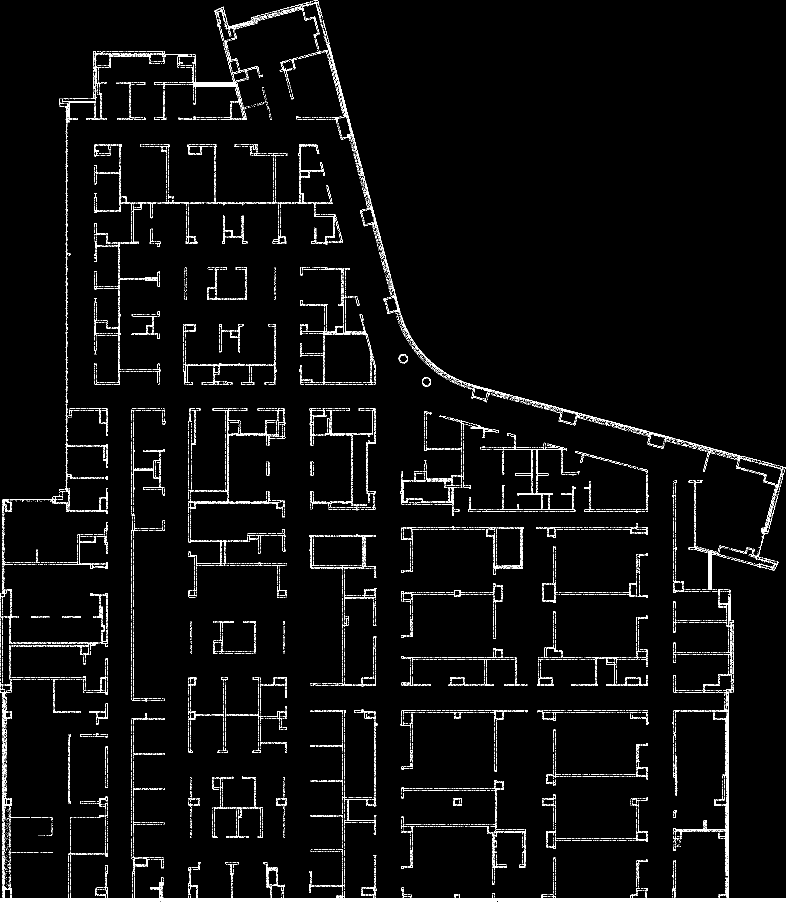
#> input picture Automonous_scanning/optimal_scan_locations/code/scripts/final_test/costmap/map.png, 1571 x 1809 px (shown at 1/2 size)
$ python extract_corners.py
#> lines starting #> are read from the running program, lines starting #| are printed output that depends on the picture; after the words box and inside, x2 and y2 are one past the last pixel; in counts of white or black regions, pixels touching at a corner belong together
import cv2
import numpy as np

def extract_occupancy_grid_map(image_path, threshold_value=128):
    # Load the cost map image
#> called with image_path = 'map.png', threshold_value = 128
    image = cv2.imread(image_path, cv2.IMREAD_GRAYSCALE)
#> image: shape (1809, 1571); 3.7% white; 8197 white regions (7419 under 20 px), largest, box (x1, y1, x2, y2) and area: (0, 1413, 1571, 1809) 23247, (717, 335, 932, 768) 1764, (931, 765, 1351, 885) 1409

    # Threshold the grayscale image to create a binary occupancy grid map
    _, occupancy_grid_map = cv2.threshold(image, threshold_value, 255, cv2.THRESH_BINARY)

    return occupancy_grid_map

def perform_10x10_convolution(occupancy_grid_map):
    # Define the kernel for 10x10 convolution
    kernel = np.ones((10, 10), dtype=np.uint8)

    # Perform convolution on the occupancy grid map
    convolved_map = cv2.filter2D(occupancy_grid_map, -1, kernel, borderType=cv2.BORDER_CONSTANT)
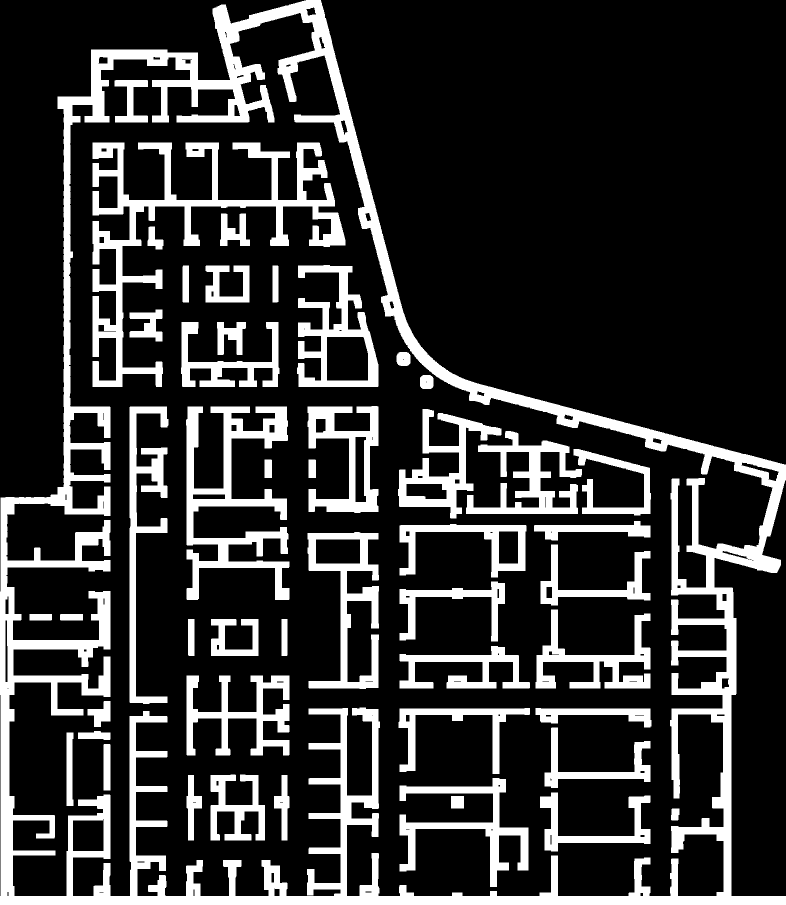
#> convolved_map: shape (1809, 1571) (shown at 1/2 size); 19.6% white; 49 white regions, largest, box (x1, y1, x2, y2) and area: (0, 0, 1571, 1809) 245462, (185, 285, 691, 774) 44886, (372, 813, 579, 1200) 27721

    # Set unoccupied cells between occupied cells to be unoccupied
    reduced_map = convolved_map.copy()
    reduced_map[convolved_map < 255] = 0

    return reduced_map

def extract_corners(occupancy_grid_map):
    # Find corners in the occupancy grid map using goodFeaturesToTrack
    corners = cv2.goodFeaturesToTrack(occupancy_grid_map, maxCorners=10000, qualityLevel=0.01, minDistance=10)
#> corners = 2407 rows, first 8: [998, 1571], [998, 1430], [1101, 1431], [1448, 1430], [1434, 1430], [1287, 1309], [12, 1241], [996, 1195]

    # Convert the corner points to integer values
    corners = np.int0(corners)

    # Extract the corner coordinates as (x, y) pairs
    corner_coordinates = [tuple(corner[0]) for corner in corners]
#> corner_coordinates = 2407 pairs, first value 2 to 1568, second value 3 to 1791

    return corner_coordinates

def convert_to_image(occupancy_grid_map, start_position, goal_position, path=None):
    # Convert the binary occupancy grid map back to an image
    image = cv2.cvtColor(occupancy_grid_map, cv2.COLOR_GRAY2BGR)

    # Draw the start position (in green)
    start_x, start_y = start_position
    cv2.circle(image, (start_y, start_x), 5, (0, 255, 0), -1)

    # Draw the goal position (in red)
    goal_x, goal_y = goal_position
    cv2.circle(image, (goal_y, goal_x), 5, (0, 0, 255), -1)

    if path is not None:
        # Draw the path on the image (in blue)
        for node in path:
            y, x = node
            cv2.circle(image, (x, y), 1, (255, 0, 0), -1)

    return image

# Example usage
if __name__ == "__main__":
    image_path = "map.png"
    occupancy_grid_map = extract_occupancy_grid_map(image_path)

    # Perform 10x10 convolution and reduce the size
    reduced_occupancy_grid_map = perform_10x10_convolution(occupancy_grid_map)

    # Extract corners from the occupancy grid map
    corners = extract_corners(reduced_occupancy_grid_map)
#> corners has the same summary as corner_coordinates in extract_corners

    # Define the start and goal positions (replace these with the actual coordinates)
    start_position = (1750, 50)
    goal_position = (1000, 1500)

    # Convert the binary occupancy grid map to an image and draw start, goal, and path positions
    occupancy_grid_image = convert_to_image(reduced_occupancy_grid_map, start_position, goal_position)
#> in convert_to_image, `cv2.circle(image, (start_y, start_x), 5, (0, 255, 0), -1)`: image: shape (1809, 1571, 3); mean B, G, R 50.1, 50.1, 50.1
#> in convert_to_image, `cv2.circle(image, (goal_y, goal_x), 5, (0, 0, 255), -1)`: image: shape (1809, 1571, 3); mean B, G, R 50.1, 50.1, 50.1

    # Draw corners on the image (in yellow)
    for corner in corners:
        x, y = corner
        cv2.circle(occupancy_grid_image, (x, y), 5, (0, 255, 255), -1)
#> this loop made 2407 passes
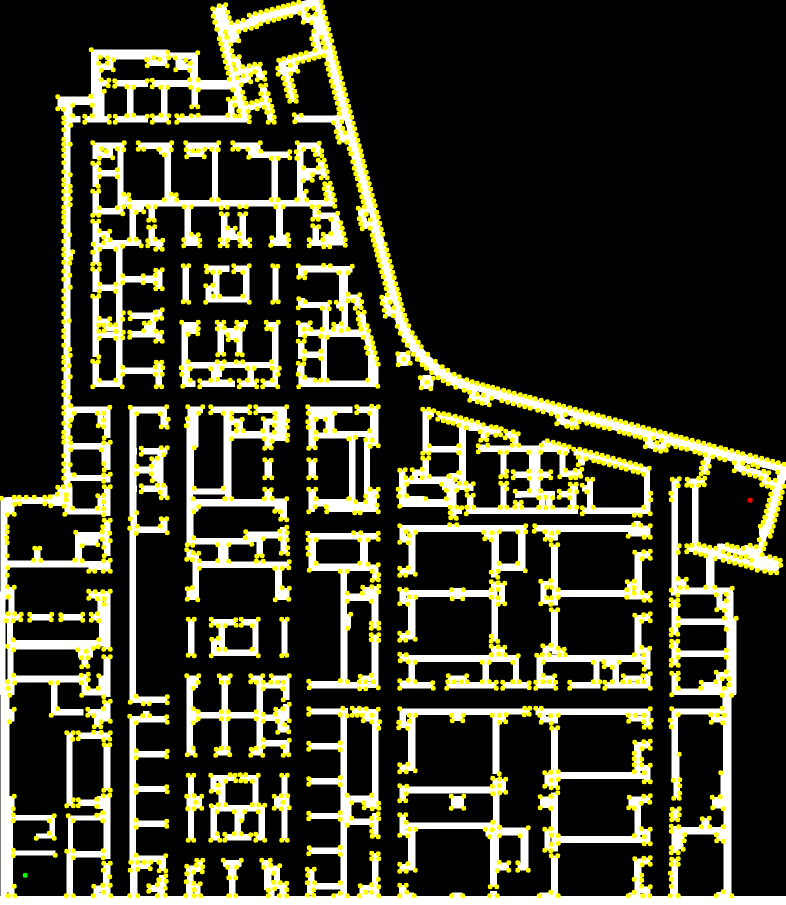
#> occupancy_grid_image: shape (1809, 1571, 3) (shown at 1/2 size); mean B, G, R 41, 58.4, 58.4

    # Resize the image to the desired window size
    window_width, window_height = 1200, 900
    occupancy_grid_image_resized = cv2.resize(occupancy_grid_image, (window_width, window_height))
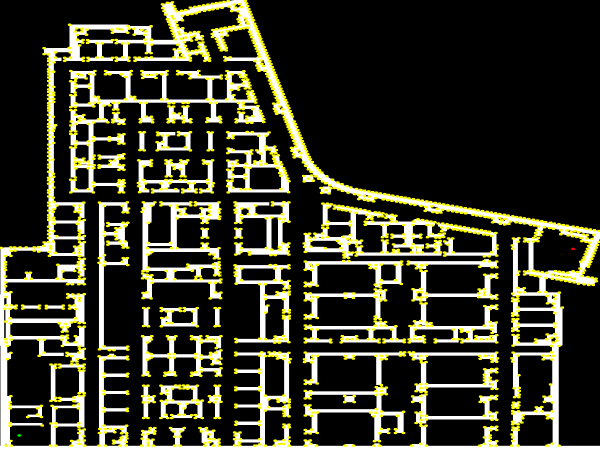
#> occupancy_grid_image_resized: shape (900, 1200, 3) (shown at 1/2 size); mean B, G, R 40.9, 58.4, 58.4

    # Show the occupancy grid image using cv2.imshow
    cv2.imshow("Occupancy Grid Image", occupancy_grid_image_resized)

    # Wait for a key press and close the window
    cv2.waitKey(0)
    cv2.destroyAllWindows()
